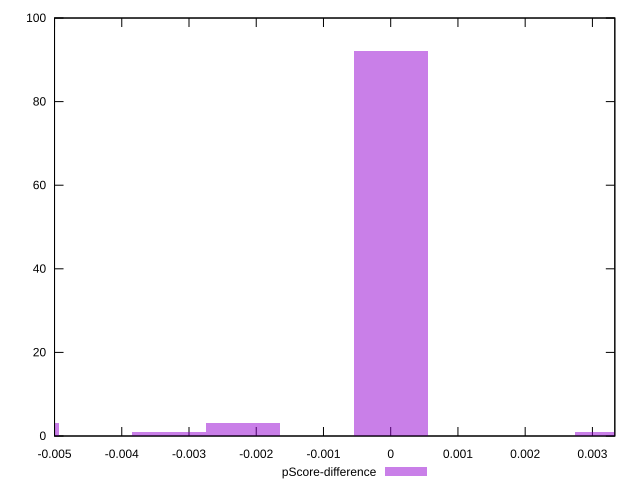

Write gnuplot code to recreate this figure.
reset

$pScoreDifference <<EOF
-0.0021953264400754635 3
-0.005488316100188659 3
0 92
-0.0032929896601131955 1
0.0032929896601131955 1
EOF

set key outside below
set boxwidth 0.0010976632200377318
set xrange [-0.0050000000000000044:0.0033333333333332993]
set yrange [0:100]
set trange [0:100]
set style fill transparent solid 0.5 noborder
set terminal svg size 640, 490 enhanced background rgb 'white'
set output "reports/report_00027_2021-02-24T12-40-31.850Z/unused-css-rules/samples/agenda/pScore-difference/histogram.svg"

plot $pScoreDifference title "pScore-difference" with boxes

reset
